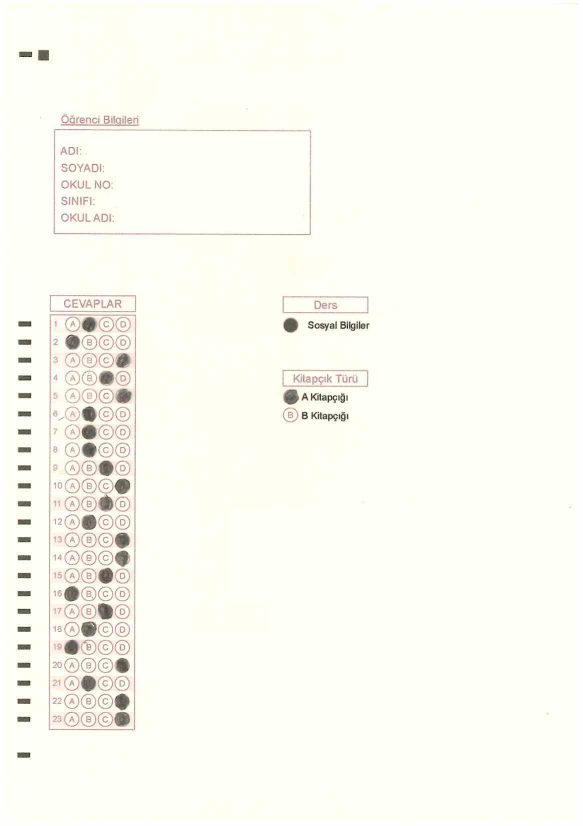
#> input picture optikForms/testForm.png, 1165 x 1652 px, found by its file name (shown at 1/2 size)
$ python bbOmr2.py
#> lines starting #> are read from the running program, lines starting #| are printed output that depends on the picture; after the words box and inside, x2 and y2 are one past the last pixel; in counts of white or black regions, pixels touching at a corner belong together
import cv2 as cv
import numpy as np
import os
import argparse
import datetime
import json
from openpyxl import Workbook,load_workbook
from imutils.perspective import four_point_transform
import pdf2image
from enum import Enum

class OkumaYonu(Enum):
    DIKEY = 0
    YATAY = 1

parser = argparse.ArgumentParser(description='Optik Okuyucu V.1.0')
parser.add_argument('--ogrencioptik', type=str, help='Ogrencilerin optiklerinin bulunduğu klasör...', default="d:/_temp/optik/ogrenciler")
parser.add_argument('--cevapkagidi', type=str, help='Cevap Kağıtlarının olduğu klasör...', default="d:/_temp/optik/cevapkagidi")
parser.add_argument('--sonuckayit',type=str,help='Sonuçların txt olarak kaydedileceği yer...', default="d:/_temp/optik/")
parser.add_argument('--sonucisim',type=str,help='Oluşturulacak excel dosyasının adı...',default= "sonuclar")
parser.add_argument('--grup',type=int,help='Grup varmı yok mu ? ...', default=True)
parser.add_argument('--yanlisdogru',type=int,help='Kaç yanlış bir doğruyu götürsün? ...',default=100)
parser.add_argument('--puanlama',type=int,help='Sınav Kaç Üzerinden Hesaplansın?...',default=100)
args = parser.parse_args()


cevaplar=['A','B','C','D','E','-1','0']
harfler =['A', 'B', 'C', 'Ç', 'D', 'E', 'F', 'G', 'Ğ', 'H', 'I', 'İ', 'J', 'K', 'L', 'M', 'N', 'O', 'Ö', 'P', 'R', 'S', 'Ş', 'T', 'U', 'Ü', 'V', 'Y', 'Z', ' ']
cevap_kagidi = {}
cevap_kagidi_dict = {}
ogrenci_cevap = {}

gruplar =['A','B','C','D','E']
# gruplar =['Q','X','Y','Z','T']
rakamlar =['0','1','2','3','4','5','6','7','8','9','-']

""" alan tanımlamaları
isim_img = image[119:464,265:532]
no_image = image[335:460, 71:192]
grup = thresh[216:238, 130:253]

    # [5 lines of commented-out code are left out]

"""

boble = 12
topMargin = 0
leftMargin = 0

def test():
    img = cv.imread('testForm.png',0)
#> img: shape (1652, 1165); min 0, max 255, mean 249.6
    img = cv.resize(img,(600,800))
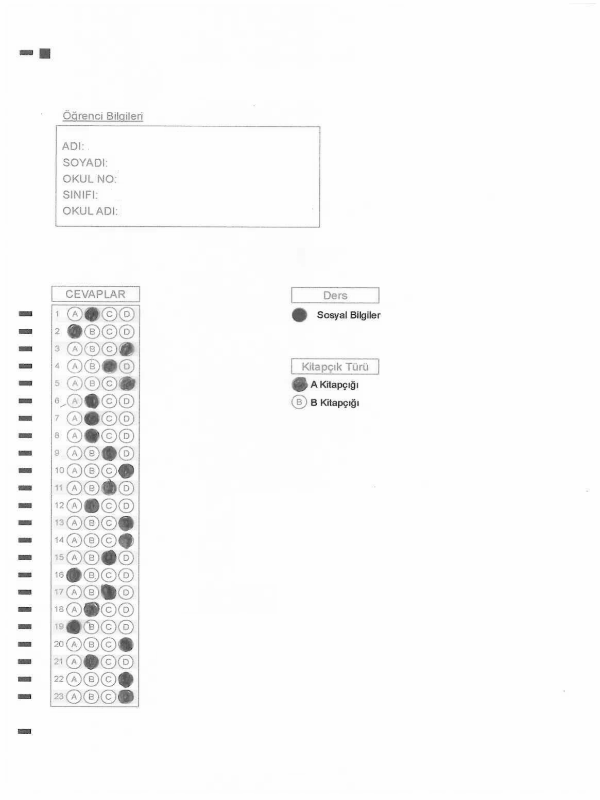
#> img: shape (800, 600); min 23, max 255, mean 249.6


    aGrup = img[380:412, 300:312]
    aCevaplar = img[310:706, 73:141]
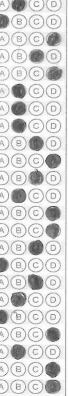
#> aCevaplar: shape (396, 68); min 49, max 254, mean 214

    sonuc = getArea(aGrup, gruplar )
    sonuc1  = getCevaplar(aCevaplar,  23 )
    print(sonuc, sonuc1)

    # [21 lines of commented-out code are left out]


def getArea(aImage, karakterGrubu  ,  satir =1 , sutun = 1, bosluk = 0 , yon : OkumaYonu  = 0 ):
#> called with aImage = array of shape (32, 12), satir = 1, sutun = 1, bosluk = 0, yon = 0
    thresh = cv.threshold(aImage , 0, 255 , cv.THRESH_BINARY_INV | cv.THRESH_OTSU)[1]
    num_rows = np.shape(thresh)[0]
#> num_rows = 32
    sonuc = ""
    for i in range(0, sutun ):
        hucre = thresh[0:num_rows , boble * i  : boble * (i + 1)  ]
        karakter = karakterCikar(hucre, karakterGrubu)
        sonuc += karakter
#> this loop made 1 pass
#> (karakter, sonuc) on pass 1: ('A', 'A')
#> in test, `sonuc = getArea(aGrup, gruplar )`: sonuc = 'A'
    return sonuc


def getCevaplar(aCevaplar, soruSayisi = 20, secenekSayisi = 4, sutunSayisi = 1 , sutunSolBosluk = 0):
#> called with soruSayisi = 23, secenekSayisi = 4, sutunSayisi = 1, sutunSolBosluk = 0
    thresh = cv.threshold(aCevaplar, 0, 255, cv.THRESH_BINARY_INV | cv.THRESH_OTSU)[1]
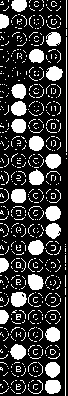
#> thresh: shape (396, 68); 24.8% white; 563 white regions (534 under 20 px), largest, box (x1, y1, x2, y2) and area: (28, 274, 44, 290) 200, (11, 292, 27, 307) 191, (45, 380, 61, 394) 187
    for sutun in range(0, sutunSayisi ):
        rowTop = 0
        rowBottom = boble
        x = ( secenekSayisi + sutunSolBosluk ) * boble * sutun
        y = x + ( secenekSayisi  * boble )

        if not np.sum(thresh == 255) > 4000:
            for i in range(soruSayisi):
                ogrenci_cevap.setdefault(sutun * 20 + i, cevaplar[6])
        else:
            for row in range(0, soruSayisi ):
                # cevap = thresh[rowTop:rowBottom, sutunSolBosluk * sutun : sutunSolBosluk * sutun + boble * secenekSayisi ]
                cevap = thresh[rowTop:rowBottom, x : y ]
                ret = kontrolCevap(cevap, secenekSayisi )
                ogrenci_cevap.setdefault(sutun * 20 + row + 1  , ret)

                if row % 4 == 0:
                    rowTop += boble + 1
                    rowBottom += boble + 1
                else :
                    rowTop += boble
                    rowBottom += boble
#> after the loop, ogrenci_cevap = 23 items

    return ogrenci_cevap

def kontrolCevap(image, secenekSayisi):
    array = []
    num_rows = np.shape(image)[0]
    for j in range(0, secenekSayisi ):
        secim = image[0:num_rows , boble * j : boble * (j + 1) ]
        bps = np.sum(secim == 255)
        if bps >= 30:
            array.append(cevaplar[j])
            st = cevaplar[j]
            print("<<", st )
    if len(array) == 0:
        return cevaplar[6]
    elif len(array) == 1:
        return array[0]
    else:
        return cevaplar[5]

def karakterCikar(img,karakterGrubu ):
    for i in range(0, 30):
        karakter = img[ boble * i  : boble * ( i + 1)  , 0: boble]
        bps = np.sum(karakter == 255)
        print(i, bps )
        if bps>50:
            return karakterGrubu[i]
        elif i==29 and bps<50:
            return karakterGrubu[-1]

def karakterCikar0(img,karakterGrubu ):
    artis =0
    for i in range(0, 30):
        karakter = img[artis:artis + 11, 0:11]
        if i % 4 == 0:
            artis += 1
        artis += 11
        bps = np.sum(karakter == 255)
        if bps>50:
            return karakterGrubu[i]
        elif i==29 and bps<50:
            return karakterGrubu[-1]


test()
#| A {1: '-1', 2: 'A', 3: '0', 4: '0', 5: '-1', 6: '0', 7: '0', 8: '-1', 9: 'B', 10: 'B', 11: '-1', 12: '-1', 13: '-1', 14: 'D', 15: '-1', 16: 'B', 17: 'B', 18: 'D', 19: '0', 20: '-1', 21: '-1', 22: '-1', 23: '-1'}
